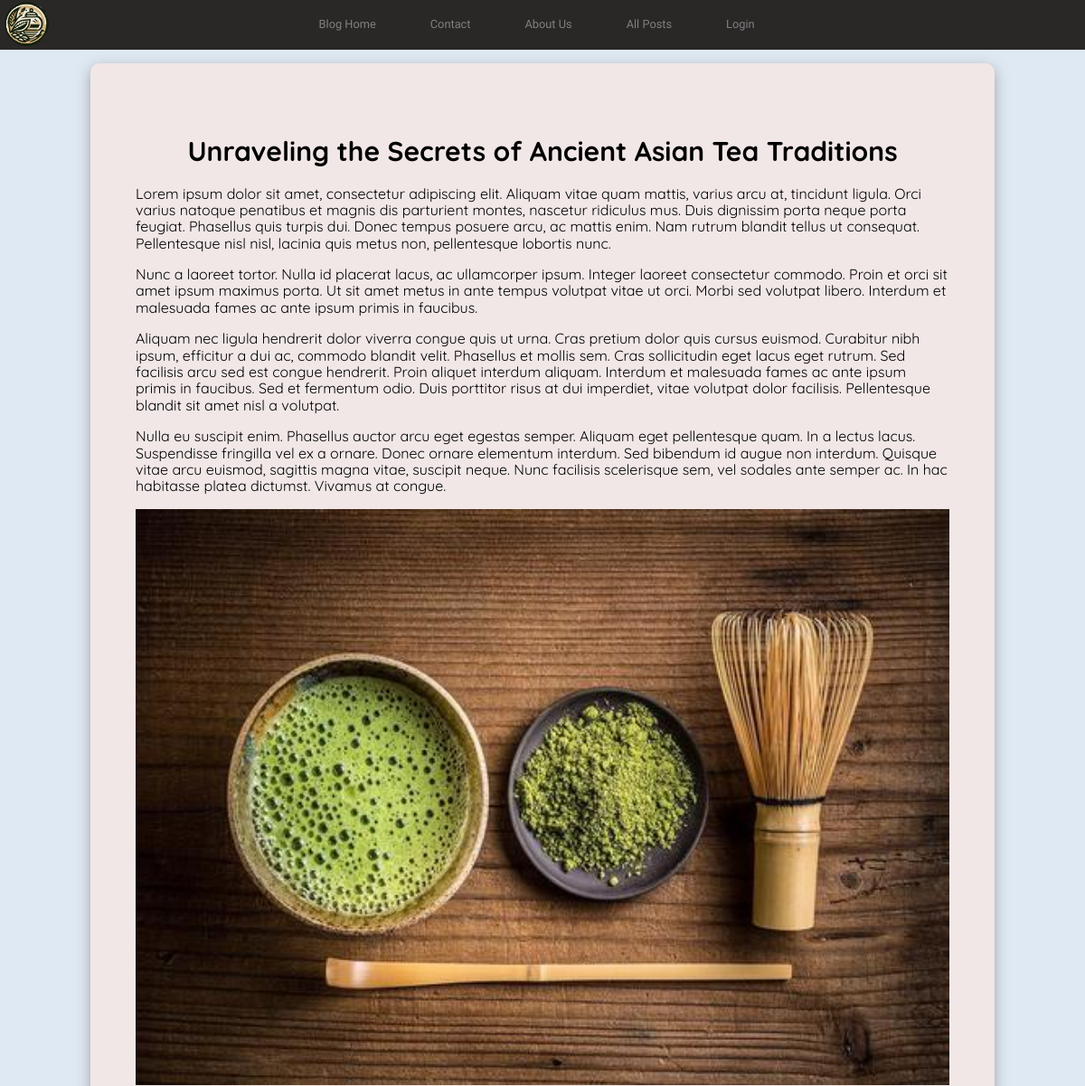
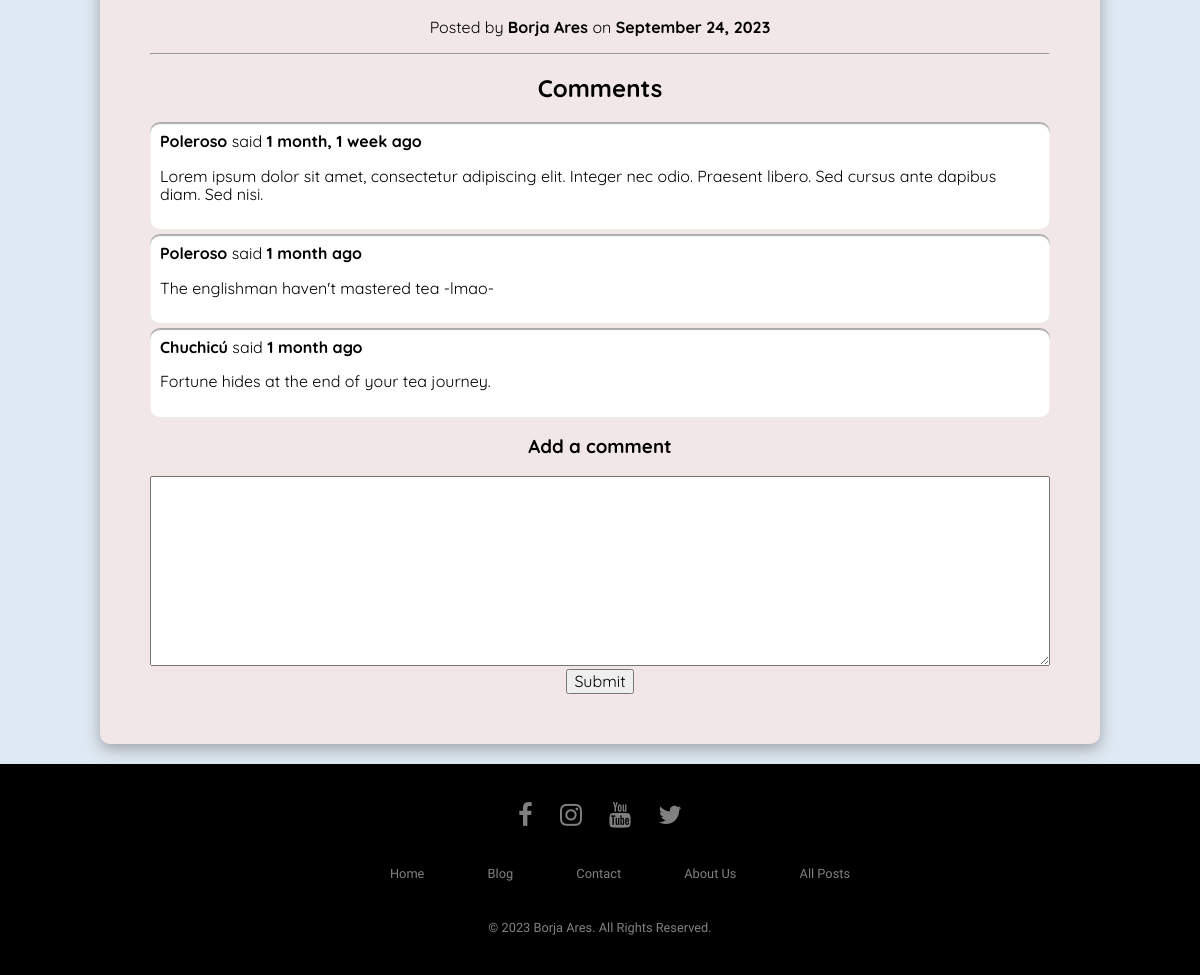
The app's page /posts/1/ with its own data (2 pictures, top to bottom).
### posts/models.py (models this page shows, shortened)
class Post(models.Model):
    title = models.CharField(max_length=200)
    content = models.TextField()
    date = models.DateTimeField(auto_now_add=True)
    image = models.ImageField(
        upload_to='posts_images',
        blank=True,
        validators=[FileExtensionValidator(allowed_extensions=['jpg', 'jpeg', 'png', 'gif', 'webp'])]  # Add allowed extensions here
    )
    author = models.ForeignKey(User, on_delete=models.CASCADE)

### user/models.py (models this page shows, shortened)
class User(AbstractUser, PermissionsMixin):
    email = models.EmailField(unique=True)
    username = models.CharField(max_length=100, unique=True)
    first_name = models.CharField(max_length=100, blank=True)
    last_name = models.CharField(max_length=100, blank=True)
    is_superuser = models.BooleanField(default=False)
    is_staff = models.BooleanField(default=False)
    is_active = models.BooleanField(default=True)
    date_joined = models.DateTimeField(auto_now_add=True)
    last_login = models.DateTimeField(auto_now=True)
    objects = CustomUserManager()
    USERNAME_FIELD = 'email'
    EMAIL_FIELD = 'email'
    REQUIRED_FIELDS = ['username']
    class Meta:
        verbose_name = 'user'
        verbose_name_plural = 'users'

### comments/models.py (models this page shows, shortened)
class Comment(models.Model):
    post = models.ForeignKey(Post, on_delete=models.CASCADE, related_name='comment')  # Post to which the comment belongs
    user = models.ForeignKey(User, on_delete=models.CASCADE)  # User who wrote the comment
    content = models.TextField()  # Content of the comment
    date = models.DateTimeField(auto_now_add=True)  # Date and time when the comment was created

### posts/views.py (the view, shortened to what this page needs)
# urls.py: path('posts/<int:pk>/', posts_views.PostDetailView.as_view(), name='post_detail'),
class PostDetailView(View, LoginRequiredMixin):
    login_url = '/login/'
    redirect_field_name = 'redirect_to'
    def get(self, request, *args, **kwargs):
        view = PostDisplay.as_view()
        return view(request, *args, **kwargs)

### comments/forms.py
class CommentForm(forms.ModelForm):
    class Meta:
        model = Comment
        fields = ['content']
        widgets = {
            'content': forms.Textarea(attrs={'class': 'responsive-textarea'}),
        }
    def __init__(self, *args, **kwargs):
        self.request = kwargs.pop('request', None)
        super(CommentForm, self).__init__(*args, **kwargs)

### posts/views.py (called while the page is built)
    def get_context_data(self, **kwargs):
        context = super().get_context_data(**kwargs)
        context['form'] = CommentForm()
        return context

### posts/templates/post_detail.html (shortened to what this page needs)
{% extends 'base.html' %}
{%  load static %}
{% load social_share %}
{% block main %}
    <main>
        <div class="centered">
            <div class="blog index__blog">
                <h3 class="post__title">{{ post.title }}</h3>
                <article class="text-left">{{ post.content|safe }}</article>
                {% if post.image %}
                    <img src="{{ post.image.url }}" alt="{{ post.title }}" class="image">
                {% endif %}
                <p class="text-right">Posted by <b>{{ post.author.first_name }} {{ post.author.last_name }}</b> on <b>{{ post.date|date:"F d, Y" }}</b></p>
                <hr>
                <h2>Comments</h2>
                    {% if post.comment.all %}
                        {% for comment in post.comment.all %}
                            <div class="text-left comment">
                                <b>{{ comment.user.username }}</b> said <b>{{ comment.date|timesince }} ago</b>
                                <p>{{ comment.content }}</p>
                            </div>
                        {% endfor %}
                    {% else %}
                        <p>Be the first one to add a comment.</p>
                    {% endif %}
                <h3>Add a comment</h3>
                <div class="comment-form">
                    <form action="" method="post">
                        {{ form.content }}
                        <button type="submit">Submit</button>
                    </form>
                </div>
            </div>
        </div>
    </main>
{% endblock %}

### static/css/globals.css (style rules this page uses)
:root { --light-orange: rgb(217, 151, 86); --lighter-grey: rgb(200, 200, 200); --light-grey: rgb(175, 175, 175); --medium-grey: rgb(150, 150, 150); --dark-grey: rgb(100, 100, 100); --black: rgb(42, 39, 39); --orange: rgb(217, 151, 86); --light-black: rgb(42, 39, 39); --lighter-grey: rgb(241, 231, 231); --light-grey: rgb(211, 211, 211); --white: rgb(255, 255, 255); --black: rgb(0, 0, 0); --bluish-grey: #dfe9f3; --header: 'Dancing Script', cursive; --content: 'Quicksand', sans-serif; }
html { font-size: 62.5%; box-sizing: border-box; }
*, *:before, *:after { box-sizing: inherit; }
body { font-size: 1.6rem; background-color: var(--bluish-grey); text-align: center; font-family: var(--content); padding-top: 5rem; }
.text-left { text-align: left; }
.image { width: 100%; object-fit: contain; }
.centered { display: flex; justify-content: center; align-items: center; }
.blog { background-color: var(--lighter-grey); box-shadow: 0px 5px 15px 0px rgba(112,112,112,0.59); border-radius: 1rem; margin: 1rem; max-width: 100rem; }
@media (min-width: 768px) { .blog { margin: 2rem; } }
.post__title { font-size: 2rem; margin-bottom: 2rem; }
@media (min-width: 768px) { .post__title { font-size: 3rem; } }
@media (min-width: 1023px) { .post__title { font-size: 3rem; } }

### static/css/blog.css (style rules this page uses)
.comment { background-color: var(--white); box-shadow: inset 0px 2px 1px 0px rgba(112,112,112,0.59); border-radius: 1rem; padding: 1rem; margin-bottom: 5px; }
.responsive-textarea { width: 100%; max-width: 100%; }

### static/css/index.css (style rules this page uses)
.index__blog { padding: 1.5rem; }
@media (min-width: 768px) { .index__blog { padding: 5rem; } }

### records on screen
Post: title "Unraveling the Secrets of Ancient Asian Tea Traditions", content "Lorem ipsum dolor sit amet, consectetur adipiscing elit. Aliquam vitae quam mattis, varius arcu at, tincidunt ligula. Orci varius natoque penatibus et magnis dis parturient montes, nascetur ridiculus mus. Duis dignissim porta neque porta feugiat. Phasellus quis turpis dui. Donec tempus posuere arcu, ac mattis enim. Nam rutrum blandit tellus ut consequat. Pellentesque nisl nisl, lacinia quis metus non, pellentesque lobortis nunc. Nunc a laoreet tortor. Nulla id placerat lacus, ac ullamcorper ipsum. Integer laoreet consectetur commodo. Proin et orci sit amet ipsum maximus porta. Ut sit amet metus in ante tempus volutpat vitae ut orci. Morbi sed volutpat libero. Interdum et malesuada fames ac…", image (picture), author.first_name "Borja", author.last_name "Ares", date "September 24, 2023"
Comment: user.username "Poleroso", date "1 month, 1 week", content "Lorem ipsum dolor sit amet, consectetur adipiscing elit. Integer nec odio. Praesent libero. Sed cursus ante dapibus diam. Sed nisi."
Comment: user.username "Poleroso", date "1 month", content "The englishman haven't mastered tea -lmao-"
Comment: user.username "Chuchicú", date "1 month", content "Fortune hides at the end of your tea journey."
